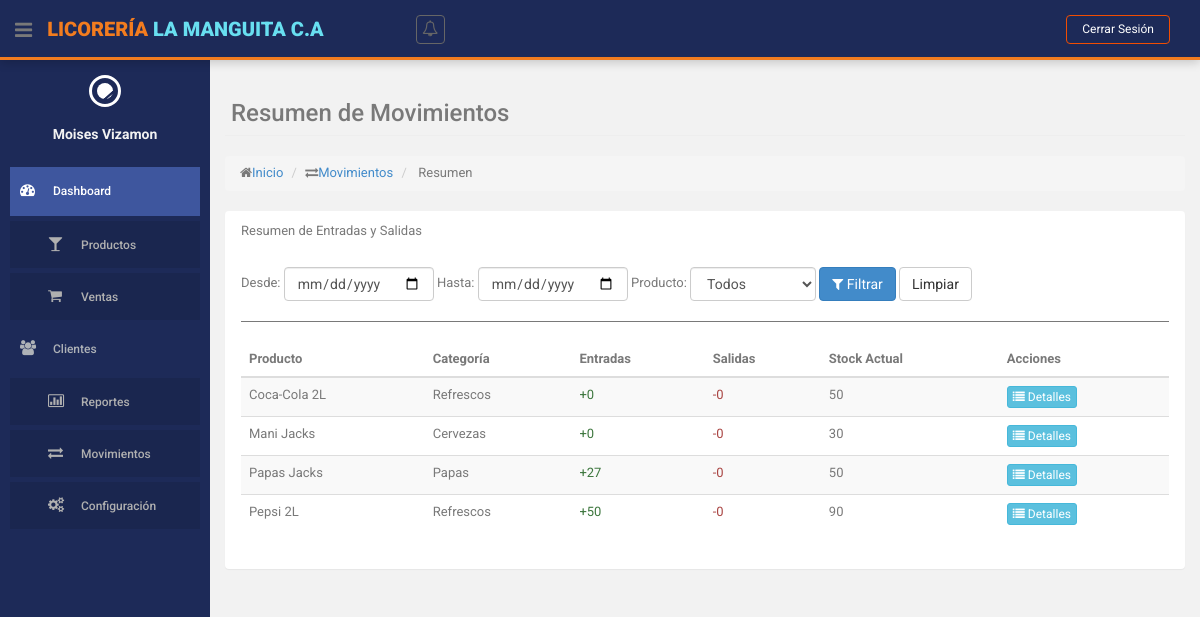
Before: /index.php?action=movimientos-inventario&method=resumen (signed in) with the older database file.
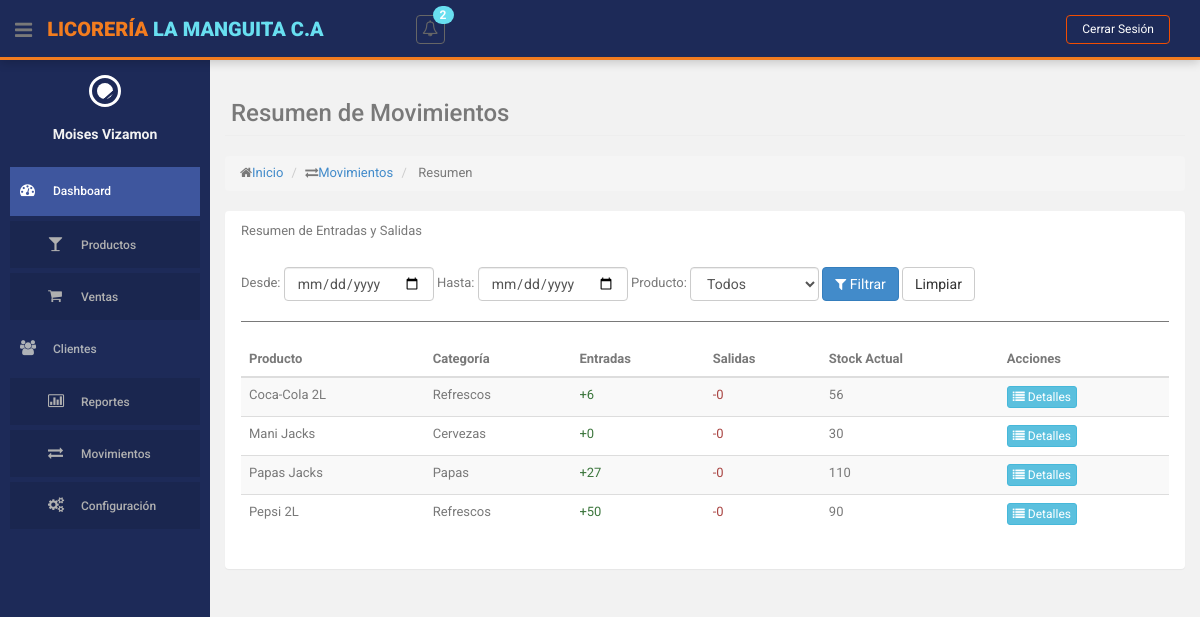
After: the same page with the newer database file.
### tables this page shows
CREATE TABLE `producto` (
  `id` int(10) NOT NULL,
  `descripcion` varchar(255) NOT NULL,
  `cantidad` int(255) NOT NULL,
  `precio` decimal(10,2) NOT NULL,
  `id_categoria` int(11) NOT NULL,
  `id_estatus` int(11) NOT NULL
);

CREATE TABLE `categorias` (
  `id` int(11) NOT NULL,
  `nombre` varchar(255) NOT NULL,
  `id_tipo_categoria` int(11) NOT NULL,
  `id_estatus` int(11) NOT NULL
);

### controllers/MovimientoInventarioController.php (called while the page is built, shortened)
<?php
class MovimientoInventarioController
{
    private $model;
    private $productoModel;
    public function __construct()
    {
        require_once ROOT_PATH . 'models/MovimientoInventarioModel.php';
        $this->model = new MovimientoInventarioModel();
        $this->productoModel = new ProductoModel();
    }
    public function resumen()
    {
        $filtros = [];
        $resumen = $this->model->obtenerResumenMovimientos($filtros);
        $productos = $this->productoModel->obtenerTodosProductos();
        $this->loadView('movimientos_inventario/resumen', [
            'resumen' => $resumen,
            'productos' => $productos,
            'filtros' => $filtros
        ]);
    }
    private function loadView($view, $data = [])
    {
        extract($data);
        require ROOT_PATH . 'views/layouts/header.php';
        require ROOT_PATH . 'views/' . $view . '.php';
        require ROOT_PATH . 'views/layouts/footer.php';
    }
}

### models/MovimientoInventarioModel.php (called while the page is built, shortened)
<?php
class MovimientoInventarioModel
{
    private $db;
    public function __construct()
    {
        require_once ROOT_PATH . 'config/database.php';
        $database = new Database();
        $this->db = $database->getConnection();
    }
    public function obtenerResumenMovimientos($filtros = [])
    {
        $query = "SELECT
                    p.id,
                    p.descripcion as producto,
                    c.nombre as categoria,
                    SUM(CASE WHEN mi.tipo_movimiento = 'ENTRADA' THEN mi.cantidad ELSE 0 END) as entradas,
                    SUM(CASE WHEN mi.tipo_movimiento = 'SALIDA' THEN mi.cantidad ELSE 0 END) as salidas,
                    p.cantidad as stock_actual
                  FROM producto p
                  JOIN categorias c ON p.id_categoria = c.id
                  LEFT JOIN movimientos_inventario mi ON p.id = mi.id_producto";
        $params = [];
        $query .= " GROUP BY p.id, p.descripcion, c.nombre, p.cantidad
                    ORDER BY p.descripcion";
        $stmt = $this->db->prepare($query);
        $stmt->execute($params);
        return $stmt->fetchAll(PDO::FETCH_ASSOC);
    }
}

### config/database.php (called while the page is built, shortened)
<?php
class Database {
    private $host = 'localhost';
    private $db_name = 'licoreria';
    private $username = 'root';
    private $password = '';
    public function getConnection() {
        $this->conn = null;
        try {
            $this->conn = new PDO(
                "mysql:host=" . $this->host . ";dbname=" . $this->db_name,
                $this->username,
                $this->password
            );
            $this->conn->exec("set names utf8");
            $this->conn->setAttribute(PDO::ATTR_ERRMODE, PDO::ERRMODE_EXCEPTION);
        } catch(PDOException $exception) {
            echo "Error de conexión: " . $exception->getMessage();
        }
        return $this->conn;
    }
}
?>

### models/StockLimiteModel.php (called while the page is built, shortened)
<?php
class StockLimiteModel
{
    private $db;
    public function __construct()
    {
        require_once ROOT_PATH . 'config/database.php';
        $database = new Database();
        $this->db = $database->getConnection();
    }
    public function obtenerProductosConStockBajo()
    {
        $query = "SELECT p.id, p.descripcion, p.cantidad, sl.stock_minimo
                  FROM producto p
                  JOIN stock_limites sl ON p.id = sl.id_producto
                  WHERE p.cantidad <= sl.stock_minimo AND p.id_estatus = 1
                  ORDER BY p.descripcion";
        $stmt = $this->db->prepare($query);
        $stmt->execute();
        return $stmt->fetchAll(PDO::FETCH_ASSOC);
    }
    public function obtenerProductosConStockAlto()
    {
        $query = "SELECT p.id, p.descripcion, p.cantidad, sl.stock_maximo
                  FROM producto p
                  JOIN stock_limites sl ON p.id = sl.id_producto
                  WHERE p.cantidad >= sl.stock_maximo AND p.id_estatus = 1
                  ORDER BY p.descripcion";
        $stmt = $this->db->prepare($query);
        $stmt->execute();
        return $stmt->fetchAll(PDO::FETCH_ASSOC);
    }
}

### helpers/notifications.php (called while the page is built)
<?php
function obtenerNotificacionesStock() {
    require_once ROOT_PATH . 'models/StockLimiteModel.php';
    $stockModel = new StockLimiteModel();
    $stockBajo = $stockModel->obtenerProductosConStockBajo();
    $stockAlto = $stockModel->obtenerProductosConStockAlto();
    $notificaciones = [];
    $total = count($stockBajo) + count($stockAlto);
    if (!empty($stockBajo)) {
        $notificaciones[] = [
            'tipo' => 'danger',
            'icono' => 'bolt',
            'mensaje' => 'Stock bajo en '.count($stockBajo).' producto(s)',
            'url' => BASE_URL.'index.php?action=gestion-stock&method=alertas',
            'tiempo' => 'Reciente'
        ];
    }
    if (!empty($stockAlto)) {
        $notificaciones[] = [
            'tipo' => 'warning',
            'icono' => 'exclamation-triangle',
            'mensaje' => 'Stock alto en '.count($stockAlto).' producto(s)',
            'url' => BASE_URL.'index.php?action=gestion-stock&method=alertas',
            'tiempo' => 'Reciente'
        ];
    }
    return [
        'total' => $total,
        'notificaciones' => $notificaciones,
        'hayAlertas' => $total > 0
    ];
}

### views/movimientos_inventario/resumen.php (the view, shortened to what the changed rows need)
<section id="main-content">
    <section class="wrapper">
        <div class="row">
            <div class="col-lg-12">
                <section class="panel">
                    <div class="panel-body">
                        <table class="table table-striped table-advance table-hover">
                            <thead>
                                <tr>
                                    <th>Producto</th>
                                    <th>Categoría</th>
                                    <th>Entradas</th>
                                    <th>Salidas</th>
                                    <th>Stock Actual</th>
                                    <th>Acciones</th>
                                </tr>
                            </thead>
                            <tbody>
                                <?php foreach ($resumen as $item): ?>
                                    <tr>
                                        <td><?= htmlspecialchars($item['producto']); ?></td>
                                        <td><?= $item['categoria']; ?></td>
                                        <td class="text-success">+<?= $item['entradas']; ?></td>
                                        <td class="text-danger">-<?= $item['salidas']; ?></td>
                                        <td><?= $item['stock_actual']; ?></td>
                                        <td>
                                            <a href="<?= BASE_URL ?>index.php?action=movimientos-inventario&method=porProducto&id=<?= $item['id']; ?>"
                                                class="btn btn-info btn-xs" title="Ver Detalles">
                                                <i class="fa fa-list"></i> Detalles
                                            </a>
                                        </td>
                                    </tr>
                                <?php endforeach; ?>
                            </tbody>
                        </table>
                    </div>
                </section>
            </div>
        </div>
    </section>
</section>

### views/layouts/header.php (shortened to what the changed rows need)
<!DOCTYPE html>
<html lang="es">
<head>
    <link href="<?php echo BASE_URL; ?>assets/css/bootstrap.css" rel="stylesheet">
    <link href="<?php echo BASE_URL; ?>assets/font-awesome/css/font-awesome.css" rel="stylesheet">
    <link rel="stylesheet" type="text/css" href="<?php echo BASE_URL; ?>assets/css/zabuto_calendar.css">
    <link rel="stylesheet" type="text/css" href="<?php echo BASE_URL; ?>assets/js/gritter/css/jquery.gritter.css">
    <link rel="stylesheet" type="text/css" href="<?php echo BASE_URL; ?>assets/lineicons/style.css">
    <link href="<?php echo BASE_URL; ?>assets/css/style.css" rel="stylesheet">
    <link href="<?php echo BASE_URL; ?>assets/css/style-responsive.css" rel="stylesheet">
    <link rel="stylesheet" type="text/css" href="https://cdn.datatables.net/1.11.5/css/jquery.dataTables.css">
</head>
<body>
    <section id="container">
        <header class="header black-bg">
            <div class="nav notify-row" id="top_menu">
                <ul class="nav top-menu">
                    <li class="dropdown">
                        <?php
                        $notificaciones = obtenerNotificacionesStock();
                        $totalNotificaciones = $notificaciones['total'];
                        ?>
                        <a data-toggle="dropdown" class="dropdown-toggle" href="#">
                            <i class="fa fa-bell-o"></i>
                            <?php if ($totalNotificaciones > 0): ?>
                                <span class="badge bg-theme"><?= $totalNotificaciones ?></span>
                            <?php endif; ?>
                        </a>
                    </li>
                </ul>
            </div>
        </header>

Changed rows visible on the page:
changed producto "Coca-Cola 2L": entradas "0" → "6"; cantidad "50" → "56"
changed producto "Papas Jacks": cantidad "50" → "110"
Other visible differences:
$totalNotificaciones: (not shown) → "2"
